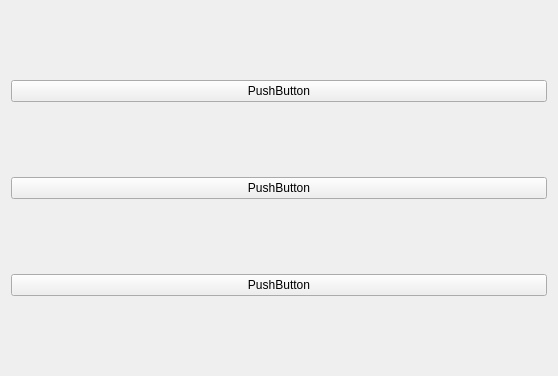
<?xml version="1.0" encoding="UTF-8"?>
<ui version="4.0">
 <class>MyPluginWidget</class>
 <widget class="QWidget" name="MyPluginWidget">
  <property name="enabled">
   <bool>true</bool>
  </property>
  <property name="geometry">
   <rect>
    <x>0</x>
    <y>0</y>
    <width>558</width>
    <height>376</height>
   </rect>
  </property>
  <property name="windowTitle">
   <string>Mission Monitor</string>
  </property>
  <layout class="QVBoxLayout" name="verticalLayout">
   <item>
    <widget class="QPushButton" name="pushButton">
     <property name="text">
      <string>PushButton</string>
     </property>
    </widget>
   </item>
   <item>
    <widget class="QPushButton" name="pushButton_2">
     <property name="text">
      <string>PushButton</string>
     </property>
    </widget>
   </item>
   <item>
    <widget class="QPushButton" name="pushButton_3">
     <property name="text">
      <string>PushButton</string>
     </property>
    </widget>
   </item>
  </layout>
 </widget>
 <resources/>
 <connections/>
</ui>
